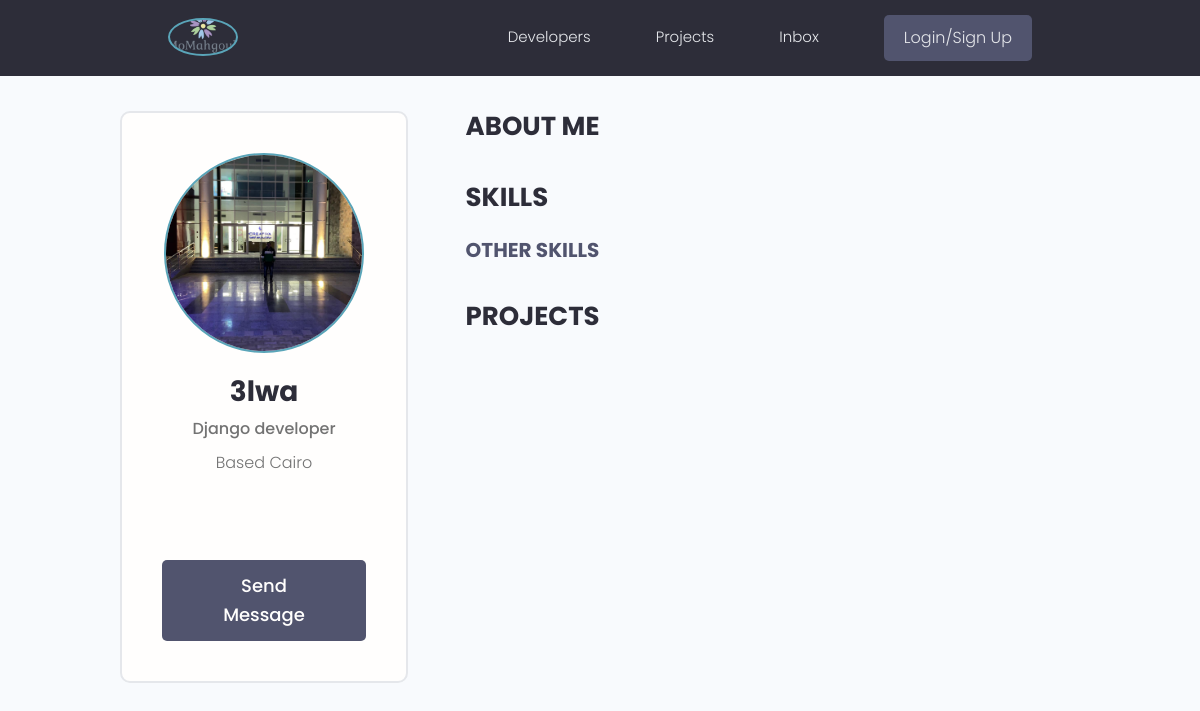
The app's page /profile/00f0e0a462ef4a92b8ad77e53e45463a/, older data.
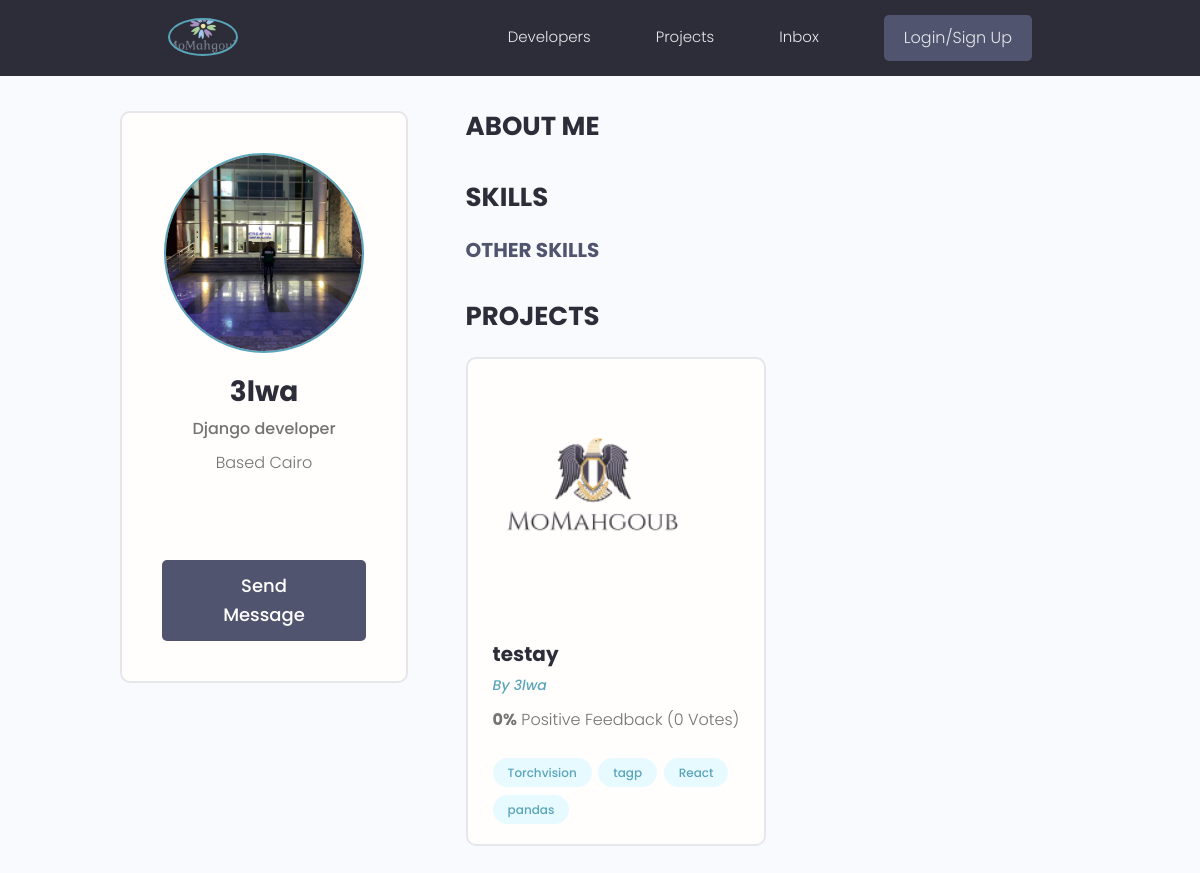
The same page, newer data.
### projects/models.py (models this page shows, shortened)
class Project(models.Model):
    owner = models.ForeignKey(Profile, null=True, on_delete=models.SET_NULL)
    title = models.CharField(max_length=200)
    description = models.TextField(null=True, blank=True)
    featured_image = models.ImageField(
        null=True, blank=True, default="default.jpg")
    demo_link = models.CharField(max_length=500, null=True, blank=True)
    source_link = models.CharField(max_length=500, null=True, blank=True)
    total_budget = models.IntegerField(default=250000, null=True, blank=True)
    tags = models.ManyToManyField('Tag', blank=True)
    vote_total = models.IntegerField(default=0, null=True, blank=True)
    vote_ratio = models.IntegerField(default=0, null=True, blank=True)
    end_date = models.DateTimeField(null=True, blank=True)
    created = models.DateTimeField(auto_now_add=True)
    id = models.UUIDField(default=uuid.uuid4, unique=True,
                          primary_key=True, editable=False)

class Tag(models.Model):
    name = models.CharField(max_length=200)
    created = models.DateTimeField(auto_now_add=True)
    id = models.UUIDField(default=uuid.uuid4, unique=True,
                          primary_key=True, editable=False)
    def __str__(self):
        return self.name

### users/models.py (models this page shows, shortened)
class Profile(models.Model):
    user = models.OneToOneField(
        User, on_delete=models.CASCADE, null=True, blank=True)
    name = models.CharField(max_length=140, blank=True, null=True)
    email = models.EmailField(max_length=100, blank=True, null=True)
    username = models.CharField(max_length=140, blank=True, null=True)
    phone = PhoneNumberField(max_length=12, null=True,
                             blank=True, unique=True)
    head_line = models.CharField(max_length=300, blank=True, null=True)
    bio = models.TextField(blank=True, null=True)
    profile_image = models.ImageField(
        null=True, blank=True, upload_to="profiles/", default="profiles/user-default.png")
    social_github = models.CharField(max_length=200, blank=False, null=True)
    social_linkedIn = models.CharField(max_length=200, blank=False, null=True)
    social_stackOverflow = models.CharField(
        max_length=200, blank=True, null=False)
    social_website = models.CharField(max_length=200, blank=True, null=False)
    social_twitter = models.CharField(max_length=200, blank=True, null=False)
    created = models.DateTimeField(auto_now_add=True)
    location = models.OneToOneField(
        'Location', blank=True, null=True, on_delete=models.SET_NULL)
    id = models.UUIDField(default=uuid.uuid4, unique=True,
                          primary_key=True, editable=False)

### users/views.py (the view)
# urls.py: path('profile/<str:pk>/', views.userProfile, name='user-profile'),
def userProfile(request, pk):
    profile = Profile.objects.get(id=pk)
    topSkills = profile.skill_set.exclude(description__exact="")
    otherSkills = profile.skill_set.filter(description="")
    context = {'profile': profile, 'topSkills': topSkills,
               'otherSkills': otherSkills}
    return render(request, 'users/user_profile.html', context)

### users/models.py (called while the page is built)
    def __str__(self):
        return self.name

### users/templates/users/user_profile.html (shortened to what this page needs)
{% extends 'main.html' %}
{% block content %}
<main class="profile my-md">
    <div class="container">
        <div class="layout">
            <div class="column column--1of3">
                <div class="card text-center">
                    <div class="card__body dev">
                        <img class="avatar avatar--xl" src="{{profile.profile_image.url}}" />
                        <h2 class="dev__name"> {{profile.name}} </h2>
                        <p class="dev__title"> {{profile.head_line}} </p>
                        <p class="dev__location"> Based {{profile.location}} </p>
                        <ul class="dev__social">
                        </ul>
                        <a href="#" class="btn btn--sub btn--lg">Send Message </a>
                    </div>
                </div>
            </div>
            <div class="column column--2of3">
                <div class="devInfo">
                    <h3 class="devInfo__title">About Me</h3>
                </div>
                <div class="devInfo">
                    <h3 class="devInfo__title">Skills</h3>
                    <div class="devInfo__skills">
                        <h3 class="devInfo__subtitle">Other Skills</h3>
                    </div>
                </div>
                <div class="devInfo">
                    <h3 class="devInfo__title">Projects</h3>
                    <div class="grid grid--two">
                        {% for project in profile.project_set.all %}
                        <div class="column">
                            <div class="card project">
                                <a href="{% url 'project' project.id %}" class="project">
                                    <img class="project__thumbnail" src="{{project.featured_image.url}}"
                                        alt="project thumbnail" />
                                    <div class="card__body">
                                        <h3 class="project__title">{{project.title}}</h3>
                                        <p><a class="project__author"
                                                href="{% url 'user-profile' project.owner.id %}">By
                                                {{project.owner.name}}</a>
                                        </p>
                                        <p class="project--rating">
                                            <span style="font-weight: bold;">{{project.vote_ratio}}%</span> Positive
                                            Feedback ({{project.vote_total}} Vote{{project.vote_total|pluralize:"s"}})
                                        </p>
                                        <div class="project__tags">
                                            {% for tag in project.tags.all %}
                                            <span class="tag tag--pill tag--main">
                                                <small>{{tag}}</small>
                                            </span>
                                            {% endfor %}
                                        </div>
                                    </div>
                                </a>
                            </div>
                        </div>
                        {% endfor %}
                    </div>
                </div>
            </div>
        </div>
</main>
{% endblock content %}

Row changes from the older to the newer data that the page shows:
added Project: featured_image (picture), title "testay", owner.name "3lwa", vote_ratio "0", vote_total "0"
now on this page (row unchanged): Tag: name "Torchvision"
now on this page (row unchanged): Tag: name "tagp"
now on this page (row unchanged): Tag: name "React"
now on this page (row unchanged): Tag: name "pandas"
